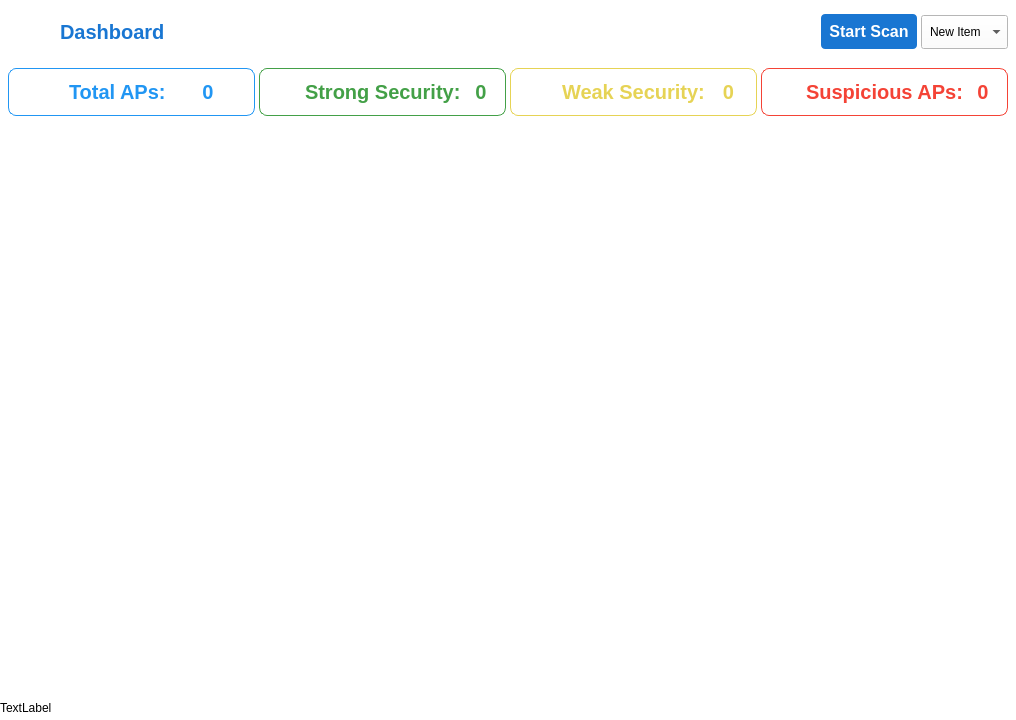
<?xml version="1.0" encoding="UTF-8"?>
<ui version="4.0">
 <class>Form</class>
 <widget class="QWidget" name="Form">
  <property name="geometry">
   <rect>
    <x>0</x>
    <y>0</y>
    <width>1016</width>
    <height>720</height>
   </rect>
  </property>
  <property name="minimumSize">
   <size>
    <width>1016</width>
    <height>720</height>
   </size>
  </property>
  <property name="maximumSize">
   <size>
    <width>1016</width>
    <height>720</height>
   </size>
  </property>
  <property name="windowTitle">
   <string>Form</string>
  </property>
  <property name="styleSheet">
   <string notr="true">background-color: #ffffff;</string>
  </property>
  <layout class="QHBoxLayout" name="horizontalLayout_4">
   <property name="spacing">
    <number>0</number>
   </property>
   <property name="leftMargin">
    <number>0</number>
   </property>
   <property name="topMargin">
    <number>0</number>
   </property>
   <property name="rightMargin">
    <number>0</number>
   </property>
   <property name="bottomMargin">
    <number>0</number>
   </property>
   <item>
    <widget class="QFrame" name="frame">
     <property name="frameShape">
      <enum>QFrame::Shape::NoFrame</enum>
     </property>
     <property name="frameShadow">
      <enum>QFrame::Shadow::Plain</enum>
     </property>
     <layout class="QVBoxLayout" name="verticalLayout_2">
      <property name="spacing">
       <number>4</number>
      </property>
      <property name="leftMargin">
       <number>0</number>
      </property>
      <property name="topMargin">
       <number>0</number>
      </property>
      <property name="rightMargin">
       <number>0</number>
      </property>
      <property name="bottomMargin">
       <number>0</number>
      </property>
      <item>
       <widget class="QFrame" name="frHeader">
        <property name="maximumSize">
         <size>
          <width>16777215</width>
          <height>64</height>
         </size>
        </property>
        <property name="styleSheet">
         <string notr="true">#lblPageName {
	font-size: 20px;
	text-transform: uppercase;
	font-weight: bold;
	color: #1976d2;
}</string>
        </property>
        <property name="frameShape">
         <enum>QFrame::Shape::NoFrame</enum>
        </property>
        <layout class="QHBoxLayout" name="horizontalLayout">
         <property name="spacing">
          <number>4</number>
         </property>
         <property name="leftMargin">
          <number>8</number>
         </property>
         <property name="topMargin">
          <number>8</number>
         </property>
         <property name="rightMargin">
          <number>8</number>
         </property>
         <property name="bottomMargin">
          <number>8</number>
         </property>
         <item>
          <widget class="QLabel" name="lblPageIcon">
           <property name="minimumSize">
            <size>
             <width>48</width>
             <height>48</height>
            </size>
           </property>
           <property name="maximumSize">
            <size>
             <width>48</width>
             <height>48</height>
            </size>
           </property>
           <property name="text">
            <string/>
           </property>
           <property name="pixmap">
            <pixmap resource="../../resources.qrc">:/root/resources/icons8-dashboard-48.png</pixmap>
           </property>
          </widget>
         </item>
         <item>
          <widget class="QLabel" name="lblPageName">
           <property name="text">
            <string>Dashboard</string>
           </property>
          </widget>
         </item>
         <item>
          <spacer name="horizontalSpacer">
           <property name="orientation">
            <enum>Qt::Orientation::Horizontal</enum>
           </property>
           <property name="sizeHint" stdset="0">
            <size>
             <width>40</width>
             <height>20</height>
            </size>
           </property>
          </spacer>
         </item>
         <item>
          <widget class="QFrame" name="frScan">
           <property name="styleSheet">
            <string notr="true">#btnScan {
	background-color: #1976d2;
	border: none;
	padding: 8px;
	border-radius: 4px;
	color: #ffffff;
	font-weight: bold;
	font-size: 16px;
}

#cbInterfaces {
	padding: 8px;
}

#cbInterfaces QAbstractItemView{
	border: none;
	color: #000000;
}

#cbInterfaces::item {
	color: #000000;
}

</string>
           </property>
           <property name="frameShape">
            <enum>QFrame::Shape::NoFrame</enum>
           </property>
           <property name="frameShadow">
            <enum>QFrame::Shadow::Raised</enum>
           </property>
           <layout class="QHBoxLayout" name="horizontalLayout_2">
            <property name="spacing">
             <number>4</number>
            </property>
            <property name="leftMargin">
             <number>0</number>
            </property>
            <property name="topMargin">
             <number>0</number>
            </property>
            <property name="rightMargin">
             <number>0</number>
            </property>
            <property name="bottomMargin">
             <number>0</number>
            </property>
            <item>
             <widget class="QPushButton" name="btnScan">
              <property name="cursor">
               <cursorShape>PointingHandCursor</cursorShape>
              </property>
              <property name="text">
               <string>Start Scan</string>
              </property>
             </widget>
            </item>
            <item>
             <widget class="QComboBox" name="cbInterfaces">
              <property name="cursor">
               <cursorShape>PointingHandCursor</cursorShape>
              </property>
              <item>
               <property name="text">
                <string>New Item</string>
               </property>
              </item>
              <item>
               <property name="text">
                <string>New Item</string>
               </property>
              </item>
              <item>
               <property name="text">
                <string>New Item</string>
               </property>
              </item>
             </widget>
            </item>
           </layout>
          </widget>
         </item>
        </layout>
       </widget>
      </item>
      <item>
       <widget class="QFrame" name="frBody">
        <property name="frameShape">
         <enum>QFrame::Shape::NoFrame</enum>
        </property>
        <layout class="QVBoxLayout" name="verticalLayout_3">
         <property name="spacing">
          <number>0</number>
         </property>
         <property name="leftMargin">
          <number>0</number>
         </property>
         <property name="topMargin">
          <number>0</number>
         </property>
         <property name="rightMargin">
          <number>0</number>
         </property>
         <property name="bottomMargin">
          <number>0</number>
         </property>
         <item>
          <widget class="QStackedWidget" name="stackedWidget">
           <property name="currentIndex">
            <number>1</number>
           </property>
           <widget class="QWidget" name="pageEmpty">
            <widget class="QFrame" name="frEmpty">
             <property name="geometry">
              <rect>
               <x>0</x>
               <y>0</y>
               <width>1016</width>
               <height>652</height>
              </rect>
             </property>
             <property name="minimumSize">
              <size>
               <width>0</width>
               <height>0</height>
              </size>
             </property>
             <property name="frameShape">
              <enum>QFrame::Shape::NoFrame</enum>
             </property>
             <property name="frameShadow">
              <enum>QFrame::Shadow::Raised</enum>
             </property>
             <layout class="QVBoxLayout" name="verticalLayout_4">
              <property name="spacing">
               <number>4</number>
              </property>
              <property name="leftMargin">
               <number>8</number>
              </property>
              <property name="topMargin">
               <number>8</number>
              </property>
              <property name="rightMargin">
               <number>8</number>
              </property>
              <property name="bottomMargin">
               <number>8</number>
              </property>
              <item>
               <widget class="QFrame" name="frStatus">
                <property name="minimumSize">
                 <size>
                  <width>0</width>
                  <height>48</height>
                 </size>
                </property>
                <property name="maximumSize">
                 <size>
                  <width>16777215</width>
                  <height>64</height>
                 </size>
                </property>
                <property name="styleSheet">
                 <string notr="true">#lblStatusText {
	color: #2196f3;
	font-weight: bold;
	font-size: 16px;
}</string>
                </property>
                <property name="frameShape">
                 <enum>QFrame::Shape::NoFrame</enum>
                </property>
                <property name="frameShadow">
                 <enum>QFrame::Shadow::Raised</enum>
                </property>
                <layout class="QHBoxLayout" name="horizontalLayout_9">
                 <property name="spacing">
                  <number>4</number>
                 </property>
                 <property name="leftMargin">
                  <number>8</number>
                 </property>
                 <property name="topMargin">
                  <number>8</number>
                 </property>
                 <property name="rightMargin">
                  <number>8</number>
                 </property>
                 <property name="bottomMargin">
                  <number>8</number>
                 </property>
                 <item>
                  <widget class="QLabel" name="lblStatusIcon">
                   <property name="minimumSize">
                    <size>
                     <width>32</width>
                     <height>32</height>
                    </size>
                   </property>
                   <property name="maximumSize">
                    <size>
                     <width>32</width>
                     <height>32</height>
                    </size>
                   </property>
                   <property name="text">
                    <string/>
                   </property>
                   <property name="pixmap">
                    <pixmap resource="../../resources.qrc">:/root/resources/icons8-info-32.png</pixmap>
                   </property>
                  </widget>
                 </item>
                 <item>
                  <widget class="QLabel" name="lblStatusText">
                   <property name="text">
                    <string>No data.</string>
                   </property>
                   <property name="alignment">
                    <set>Qt::AlignmentFlag::AlignLeading|Qt::AlignmentFlag::AlignLeft|Qt::AlignmentFlag::AlignVCenter</set>
                   </property>
                  </widget>
                 </item>
                </layout>
               </widget>
              </item>
              <item>
               <spacer name="verticalSpacer">
                <property name="orientation">
                 <enum>Qt::Orientation::Vertical</enum>
                </property>
                <property name="sizeHint" stdset="0">
                 <size>
                  <width>20</width>
                  <height>40</height>
                 </size>
                </property>
               </spacer>
              </item>
             </layout>
            </widget>
           </widget>
           <widget class="QWidget" name="pageData">
            <widget class="QFrame" name="frData">
             <property name="geometry">
              <rect>
               <x>0</x>
               <y>0</y>
               <width>1016</width>
               <height>652</height>
              </rect>
             </property>
             <property name="minimumSize">
              <size>
               <width>1016</width>
               <height>652</height>
              </size>
             </property>
             <property name="frameShape">
              <enum>QFrame::Shape::NoFrame</enum>
             </property>
             <property name="frameShadow">
              <enum>QFrame::Shadow::Raised</enum>
             </property>
             <layout class="QVBoxLayout" name="verticalLayout">
              <property name="spacing">
               <number>4</number>
              </property>
              <property name="leftMargin">
               <number>0</number>
              </property>
              <property name="topMargin">
               <number>0</number>
              </property>
              <property name="rightMargin">
               <number>0</number>
              </property>
              <property name="bottomMargin">
               <number>0</number>
              </property>
              <item>
               <widget class="QFrame" name="frCard">
                <property name="minimumSize">
                 <size>
                  <width>0</width>
                  <height>48</height>
                 </size>
                </property>
                <property name="maximumSize">
                 <size>
                  <width>16777215</width>
                  <height>48</height>
                 </size>
                </property>
                <property name="styleSheet">
                 <string notr="true">#frCard1, #frCard2, #frCard3, #frCard4 {
	border-radius: 8px;
	border: 1px solid #dfdfdf;
}

#frCard1 {
	border: 1px solid #2196f3;
}

#frCard2 {
	border: 1px solid #43a047;
}

#frCard3 {
	border: 1px solid #e6d355;
}

#frCard4 {
	border: 1px solid #f44336;
}</string>
                </property>
                <property name="frameShape">
                 <enum>QFrame::Shape::NoFrame</enum>
                </property>
                <property name="frameShadow">
                 <enum>QFrame::Shadow::Raised</enum>
                </property>
                <layout class="QHBoxLayout" name="horizontalLayout_8">
                 <property name="spacing">
                  <number>4</number>
                 </property>
                 <property name="leftMargin">
                  <number>8</number>
                 </property>
                 <property name="topMargin">
                  <number>0</number>
                 </property>
                 <property name="rightMargin">
                  <number>8</number>
                 </property>
                 <property name="bottomMargin">
                  <number>0</number>
                 </property>
                 <item>
                  <widget class="QFrame" name="frCard1">
                   <property name="styleSheet">
                    <string notr="true">#lblCardName1, #lblCardValue1 {
	font-size: 20px;
	font-weight: bold;
	color: #2196f3;
}</string>
                   </property>
                   <property name="frameShape">
                    <enum>QFrame::Shape::StyledPanel</enum>
                   </property>
                   <property name="frameShadow">
                    <enum>QFrame::Shadow::Raised</enum>
                   </property>
                   <layout class="QHBoxLayout" name="horizontalLayout_3">
                    <property name="spacing">
                     <number>4</number>
                    </property>
                    <property name="leftMargin">
                     <number>8</number>
                    </property>
                    <property name="topMargin">
                     <number>0</number>
                    </property>
                    <property name="rightMargin">
                     <number>8</number>
                    </property>
                    <property name="bottomMargin">
                     <number>0</number>
                    </property>
                    <item>
                     <widget class="QLabel" name="lblCardLogo1">
                      <property name="maximumSize">
                       <size>
                        <width>48</width>
                        <height>48</height>
                       </size>
                      </property>
                      <property name="text">
                       <string/>
                      </property>
                      <property name="pixmap">
                       <pixmap resource="../../resources.qrc">:/root/resources/icons8-wifi-48.png</pixmap>
                      </property>
                     </widget>
                    </item>
                    <item>
                     <widget class="QLabel" name="lblCardName1">
                      <property name="text">
                       <string>Total APs:</string>
                      </property>
                     </widget>
                    </item>
                    <item>
                     <widget class="QLabel" name="lblCardValue1">
                      <property name="text">
                       <string>0</string>
                      </property>
                      <property name="alignment">
                       <set>Qt::AlignmentFlag::AlignCenter</set>
                      </property>
                     </widget>
                    </item>
                   </layout>
                  </widget>
                 </item>
                 <item>
                  <widget class="QFrame" name="frCard2">
                   <property name="styleSheet">
                    <string notr="true">#lblCardName2, #lblCardValue2 {
	font-size: 20px;
	font-weight: bold;
	color: #43a047;
}</string>
                   </property>
                   <property name="frameShape">
                    <enum>QFrame::Shape::StyledPanel</enum>
                   </property>
                   <property name="frameShadow">
                    <enum>QFrame::Shadow::Raised</enum>
                   </property>
                   <layout class="QHBoxLayout" name="horizontalLayout_7">
                    <property name="spacing">
                     <number>4</number>
                    </property>
                    <property name="leftMargin">
                     <number>8</number>
                    </property>
                    <property name="topMargin">
                     <number>0</number>
                    </property>
                    <property name="rightMargin">
                     <number>8</number>
                    </property>
                    <property name="bottomMargin">
                     <number>0</number>
                    </property>
                    <item>
                     <widget class="QLabel" name="lblCardLogo2">
                      <property name="maximumSize">
                       <size>
                        <width>48</width>
                        <height>48</height>
                       </size>
                      </property>
                      <property name="text">
                       <string/>
                      </property>
                      <property name="pixmap">
                       <pixmap resource="../../resources.qrc">:/root/resources/icons8-secure-48.png</pixmap>
                      </property>
                     </widget>
                    </item>
                    <item>
                     <widget class="QLabel" name="lblCardName2">
                      <property name="text">
                       <string>Strong Security:</string>
                      </property>
                     </widget>
                    </item>
                    <item>
                     <widget class="QLabel" name="lblCardValue2">
                      <property name="text">
                       <string>0</string>
                      </property>
                      <property name="alignment">
                       <set>Qt::AlignmentFlag::AlignCenter</set>
                      </property>
                     </widget>
                    </item>
                   </layout>
                  </widget>
                 </item>
                 <item>
                  <widget class="QFrame" name="frCard3">
                   <property name="styleSheet">
                    <string notr="true">#lblCardName3, #lblCardValue3 {
	font-size: 20px;
	font-weight: bold;
	color: #e6d355;
}</string>
                   </property>
                   <property name="frameShape">
                    <enum>QFrame::Shape::StyledPanel</enum>
                   </property>
                   <property name="frameShadow">
                    <enum>QFrame::Shadow::Raised</enum>
                   </property>
                   <layout class="QHBoxLayout" name="horizontalLayout_5">
                    <property name="spacing">
                     <number>4</number>
                    </property>
                    <property name="leftMargin">
                     <number>8</number>
                    </property>
                    <property name="topMargin">
                     <number>0</number>
                    </property>
                    <property name="rightMargin">
                     <number>8</number>
                    </property>
                    <property name="bottomMargin">
                     <number>0</number>
                    </property>
                    <item>
                     <widget class="QLabel" name="lblCardLogo3">
                      <property name="maximumSize">
                       <size>
                        <width>48</width>
                        <height>48</height>
                       </size>
                      </property>
                      <property name="text">
                       <string/>
                      </property>
                      <property name="pixmap">
                       <pixmap resource="../../resources.qrc">:/root/resources/icons8-warning-48.png</pixmap>
                      </property>
                     </widget>
                    </item>
                    <item>
                     <widget class="QLabel" name="lblCardName3">
                      <property name="toolTipDuration">
                       <number>5</number>
                      </property>
                      <property name="text">
                       <string>Weak Security:</string>
                      </property>
                     </widget>
                    </item>
                    <item>
                     <widget class="QLabel" name="lblCardValue3">
                      <property name="text">
                       <string>0</string>
                      </property>
                      <property name="alignment">
                       <set>Qt::AlignmentFlag::AlignCenter</set>
                      </property>
                     </widget>
                    </item>
                   </layout>
                  </widget>
                 </item>
                 <item>
                  <widget class="QFrame" name="frCard4">
                   <property name="styleSheet">
                    <string notr="true">#lblCardName4, #lblCardValue4 {
	font-size: 20px;
	font-weight: bold;
	color: #f44336;
}</string>
                   </property>
                   <property name="frameShape">
                    <enum>QFrame::Shape::StyledPanel</enum>
                   </property>
                   <property name="frameShadow">
                    <enum>QFrame::Shadow::Raised</enum>
                   </property>
                   <layout class="QHBoxLayout" name="horizontalLayout_6">
                    <property name="spacing">
                     <number>4</number>
                    </property>
                    <property name="leftMargin">
                     <number>8</number>
                    </property>
                    <property name="topMargin">
                     <number>0</number>
                    </property>
                    <property name="rightMargin">
                     <number>8</number>
                    </property>
                    <property name="bottomMargin">
                     <number>0</number>
                    </property>
                    <item>
                     <widget class="QLabel" name="lblCardLogo4">
                      <property name="maximumSize">
                       <size>
                        <width>48</width>
                        <height>48</height>
                       </size>
                      </property>
                      <property name="text">
                       <string/>
                      </property>
                      <property name="pixmap">
                       <pixmap resource="../../resources.qrc">:/root/resources/icons8-warning-2-48.png</pixmap>
                      </property>
                     </widget>
                    </item>
                    <item>
                     <widget class="QLabel" name="lblCardName4">
                      <property name="text">
                       <string>Suspicious APs:</string>
                      </property>
                      <property name="wordWrap">
                       <bool>true</bool>
                      </property>
                     </widget>
                    </item>
                    <item>
                     <widget class="QLabel" name="lblCardValue4">
                      <property name="text">
                       <string>0</string>
                      </property>
                      <property name="alignment">
                       <set>Qt::AlignmentFlag::AlignCenter</set>
                      </property>
                     </widget>
                    </item>
                   </layout>
                  </widget>
                 </item>
                </layout>
               </widget>
              </item>
              <item>
               <widget class="QFrame" name="frChart">
                <property name="frameShape">
                 <enum>QFrame::Shape::NoFrame</enum>
                </property>
                <property name="frameShadow">
                 <enum>QFrame::Shadow::Raised</enum>
                </property>
                <layout class="QGridLayout" name="gridLayout">
                 <property name="leftMargin">
                  <number>8</number>
                 </property>
                 <property name="topMargin">
                  <number>8</number>
                 </property>
                 <property name="rightMargin">
                  <number>8</number>
                 </property>
                 <property name="bottomMargin">
                  <number>8</number>
                 </property>
                 <property name="horizontalSpacing">
                  <number>4</number>
                 </property>
                 <item row="0" column="1">
                  <widget class="QFrame" name="frMfp">
                   <property name="frameShape">
                    <enum>QFrame::Shape::NoFrame</enum>
                   </property>
                   <property name="frameShadow">
                    <enum>QFrame::Shadow::Raised</enum>
                   </property>
                  </widget>
                 </item>
                 <item row="1" column="0">
                  <widget class="QFrame" name="frWps">
                   <property name="frameShape">
                    <enum>QFrame::Shape::NoFrame</enum>
                   </property>
                   <property name="frameShadow">
                    <enum>QFrame::Shadow::Raised</enum>
                   </property>
                  </widget>
                 </item>
                 <item row="0" column="0">
                  <widget class="QFrame" name="frCipher">
                   <property name="frameShape">
                    <enum>QFrame::Shape::NoFrame</enum>
                   </property>
                   <property name="frameShadow">
                    <enum>QFrame::Shadow::Raised</enum>
                   </property>
                  </widget>
                 </item>
                 <item row="1" column="1">
                  <widget class="QFrame" name="frAuth">
                   <property name="frameShape">
                    <enum>QFrame::Shape::NoFrame</enum>
                   </property>
                   <property name="frameShadow">
                    <enum>QFrame::Shadow::Raised</enum>
                   </property>
                  </widget>
                 </item>
                </layout>
               </widget>
              </item>
              <item>
               <widget class="QLabel" name="lblNotification">
                <property name="minimumSize">
                 <size>
                  <width>0</width>
                  <height>24</height>
                 </size>
                </property>
                <property name="maximumSize">
                 <size>
                  <width>16777215</width>
                  <height>24</height>
                 </size>
                </property>
                <property name="text">
                 <string>TextLabel</string>
                </property>
               </widget>
              </item>
             </layout>
            </widget>
           </widget>
          </widget>
         </item>
        </layout>
       </widget>
      </item>
     </layout>
    </widget>
   </item>
  </layout>
 </widget>
 <resources>
  <include location="../../resources.qrc"/>
 </resources>
 <connections/>
</ui>
